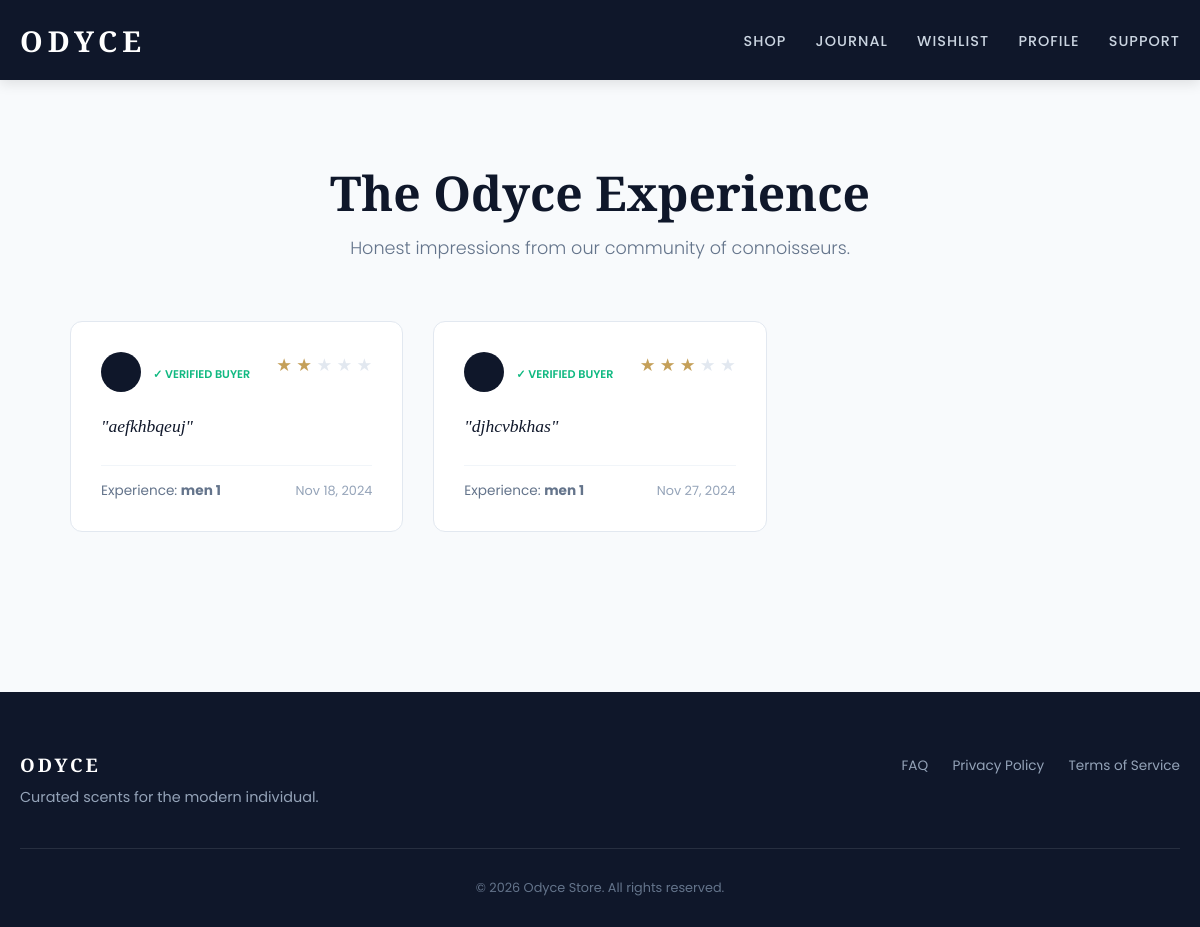
The page /reviews/ (signed in) on the database its author committed.
### users/models.py (models this page shows, shortened)
class Review(models.Model):
    user = models.ForeignKey(Customer, on_delete=models.CASCADE)
    content_type = models.ForeignKey(ContentType, on_delete=models.CASCADE)
    object_id = models.PositiveIntegerField()
    product = GenericForeignKey('content_type', 'object_id')
    rating = models.IntegerField(default=5)  # 1 to 5 stars
    comment = models.TextField(blank=True)
    created_at = models.DateTimeField(auto_now_add=True)

class MenPerfume(models.Model):
    name = models.CharField(max_length=100)  # Increased length
    pic_name = models.CharField(max_length=100)  # Changed from TextField
    picurl = models.ImageField(upload_to='perfumes/')
    description = models.TextField()  # Changed from CharField(30) for longer text
    date = models.DateField(auto_now_add=True)
    price = models.DecimalField(max_digits=10, decimal_places=2, default=0.00)  # Matched Order total type
    scent = models.CharField(max_length=50)
    is_for_men = models.BooleanField(default=True)

### users/views.py (the view)
# urls.py: path('reviews/', views.reviews, name='reviews'),  # Reviews page
@login_required(login_url='/login')
def reviews(request):
    review_ = Review.objects.all()
    return render(request, 'reviews.html', {'reviews': review_})

### Templates/reviews.html (shortened to what this page needs)
{% extends 'base.html' %}
{% load static %}
{% block content %}
<link rel="stylesheet" href="{% static 'styles/reviews.css' %}?v=2">
<div class="reviews-wrapper">
    <header class="reviews-header">
        <h1>The Odyce Experience</h1>
        <p>Honest impressions from our community of connoisseurs.</p>
    </header>
    <div class="reviews-grid">
        {% for review in reviews %}
        <article class="review-card">
            <div class="card-top">
                <div class="user-meta">
                    <span class="user-initial">{{ review.user.username|slice:":1" }}</span>
                    <div>
                        <span class="verified-tag">✓ Verified Buyer</span>
                    </div>
                </div>
                <div class="star-rating">
                    {% for i in "12345" %}
                        <span class="star {% if forloop.counter <= review.rating %}filled{% endif %}">★</span>
                    {% endfor %}
                </div>
            </div>
            <blockquote class="review-body">
                "{{ review.comment }}"
            </blockquote>
            <footer class="card-footer">
                <p class="product-link">Experience: <strong>{{ review.product.name }}</strong></p>
                <time class="review-date">{{ review.created_at|date:"M d, Y" }}</time>
            </footer>
        </article>
        {% empty %}
        <div class="empty-reviews">
            <p>Be the first to share your journey with Odyce fragrances.</p>
        </div>
        {% endfor %}
    </div>
</div>
{% endblock %}

### static/styles/base.css (style rules this page uses)
:root { --primary: #0f172a; --accent: #ff9e80; --bg-light: #f8fafc; --text-main: #334155; --nav-height: 80px; }
* { margin: 0; padding: 0; box-sizing: border-box; }
body { font-family: 'Poppins', sans-serif; background-color: var(--bg-light); color: var(--text-main); min-height: 100vh; display: flex; flex-direction: column; padding-top: var(--nav-height); }

### static/styles/reviews.css (style rules this page uses)
:root { --primary-slate: #0f172a; --gold-accent: #c5a059; --text-muted: #64748b; --card-bg: #ffffff; }
.reviews-wrapper { max-width: 1100px; margin: 80px auto; padding: 0 20px; font-family: 'Poppins', sans-serif; }
.reviews-header { text-align: center; margin-bottom: 60px; }
.reviews-header h1 { font-family: 'Playfair Display', serif; font-size: 3rem; color: var(--primary-slate); margin-bottom: 10px; }
.reviews-header p { color: var(--text-muted); font-size: 1.1rem; font-weight: 300; }
.reviews-grid { display: grid; grid-template-columns: repeat(auto-fill, minmax(320px, 1fr)); gap: 30px; }
.review-card { background: var(--card-bg); padding: 30px; border-radius: 12px; border: 1px solid #e2e8f0; transition: transform 0.3s ease, box-shadow 0.3s ease; display: flex; flex-direction: column; }
.card-top { display: flex; justify-content: space-between; align-items: flex-start; margin-bottom: 20px; }
.user-meta { display: flex; align-items: center; gap: 12px; }
.user-initial { width: 40px; height: 40px; background: var(--primary-slate); color: white; border-radius: 50%; display: flex; align-items: center; justify-content: center; font-weight: 600; }
.verified-tag { font-size: 0.7rem; color: #10b981; font-weight: 600; text-transform: uppercase; }
.star { color: #e2e8f0; font-size: 1.1rem; }
.star.filled { color: var(--gold-accent); }
.review-body { font-family: 'Playfair Display', serif; font-style: italic; font-size: 1.1rem; line-height: 1.6; color: var(--primary-slate); margin: 0 0 25px 0; flex-grow: 1; }
.card-footer { border-top: 1px solid #f1f5f9; padding-top: 15px; display: flex; justify-content: space-between; align-items: center; }
.product-link { font-size: 0.85rem; color: var(--text-muted); margin: 0; }
.review-date { font-size: 0.8rem; color: #94a3b8; }

### rows shown on the page
Review: comment "aefkhbqeuj", product.name "men 1", created_at "Nov 18, 2024"
Review: comment "djhcvbkhas", product.name "men 1", created_at "Nov 27, 2024"
